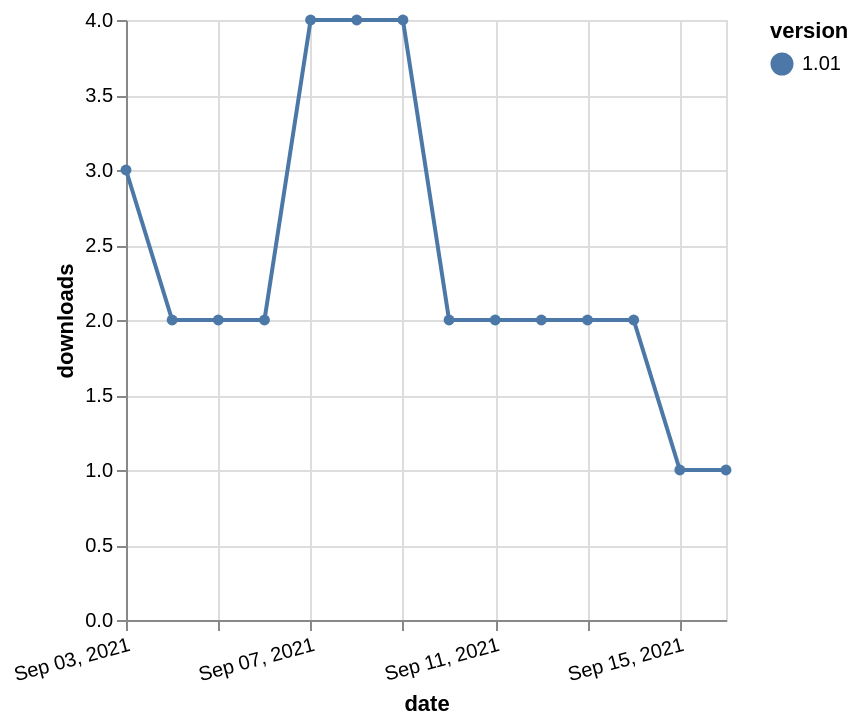

Write the Vega-Lite specification saved for this chart.
### Vega-Lite specification from a JSON file in a GitHub repository (floating-point values rounded to 4 significant figures)
{"$schema": "https://vega.github.io/schema/vega-lite/v5.json", "description": "A simple bar chart with embedded data.", "data": {"values": [{"date": "2021-09-03", "total": 1579, "delta": 3, "version": "1.01"}, {"date": "2021-09-04", "total": 1581, "delta": 2, "version": "1.01"}, {"date": "2021-09-05", "total": 1583, "delta": 2, "version": "1.01"}, {"date": "2021-09-06", "total": 1585, "delta": 2, "version": "1.01"}, {"date": "2021-09-07", "total": 1589, "delta": 4, "version": "1.01"}, {"date": "2021-09-08", "total": 1593, "delta": 4, "version": "1.01"}, {"date": "2021-09-09", "total": 1597, "delta": 4, "version": "1.01"}, {"date": "2021-09-10", "total": 1599, "delta": 2, "version": "1.01"}, {"date": "2021-09-11", "total": 1601, "delta": 2, "version": "1.01"}, {"date": "2021-09-12", "total": 1603, "delta": 2, "version": "1.01"}, {"date": "2021-09-13", "total": 1605, "delta": 2, "version": "1.01"}, {"date": "2021-09-14", "total": 1607, "delta": 2, "version": "1.01"}, {"date": "2021-09-15", "total": 1608, "delta": 1, "version": "1.01"}, {"date": "2021-09-16", "total": 1609, "delta": 1, "version": "1.01"}]}, "width": "container", "mark": {"type": "line", "point": {"filled": true}}, "encoding": {"x": {"field": "date", "type": "temporal", "timeUnit": "yearmonthdate", "title": "date", "axis": {"labelAngle": -15}}, "y": {"field": "delta", "type": "quantitative", "title": "downloads"}, "color": {"field": "version", "type": "nominal"}, "tooltip": {"field": "delta"}}}
